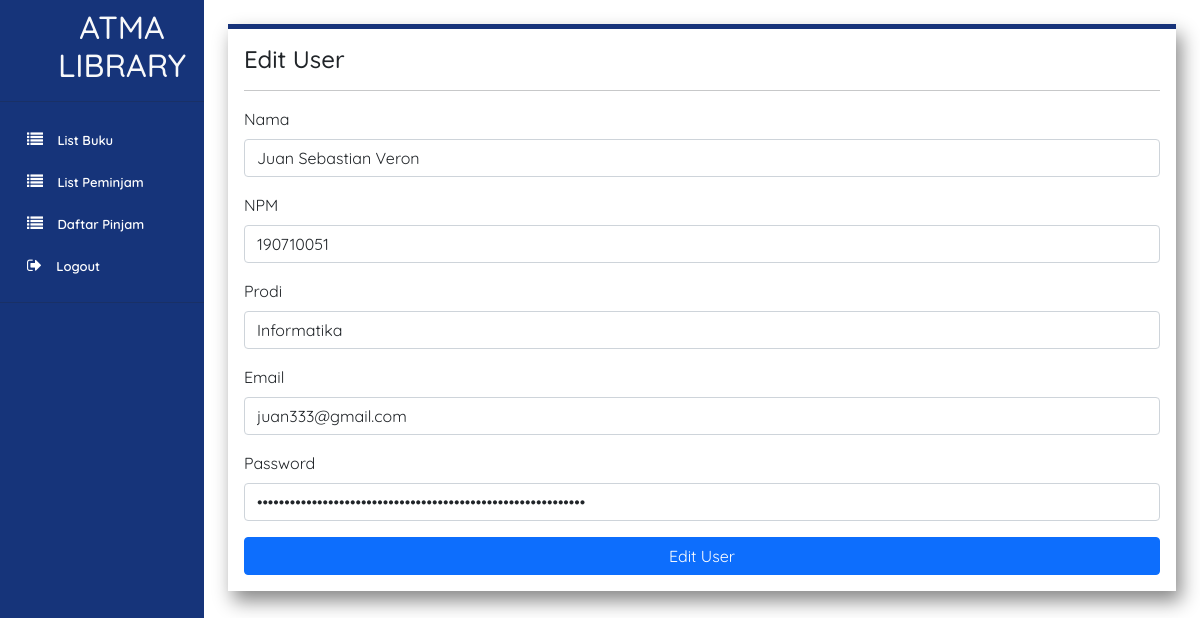
Page /page/editUser.php?id=8 (signed in) on the committed database.
### tables this page shows
CREATE TABLE `peminjam` (
  `id` int(10) NOT NULL,
  `nama` varchar(255) NOT NULL,
  `npm` varchar(255) NOT NULL,
  `prodi` varchar(255) NOT NULL,
  `username` varchar(255) NOT NULL,
  `password` text NOT NULL,
  `email` varchar(255) NOT NULL,
  `verif_code` text NOT NULL,
  `is_verified` tinyint(1) NOT NULL DEFAULT 0
);

### page/editUser.php (the view, shortened to what this page needs)
<?php
    include '../component/sidebar.php';
?>
<?php
    $id = $_GET["id"];
    $sql = mysqli_query($con,"SELECT * FROM peminjam WHERE id='$id'");
    $data = mysqli_fetch_array($sql);
    echo'
    <!doctype html>
<html lang="en">
  <head>
    <link href="https://cdn.jsdelivr.net/npm/bootstrap@5.0.2/dist/css/bootstrap.min.css" rel="stylesheet">
    <link href="style.css" rel="stylesheet">
  </head>
    <div class="container p-3 m-4 h-100" style="background-color: #FFFFFF; border-top: 5px solid #17337A; box-shadow: 5px 10px 18px #888888;" >
        <h4 >Edit User</h4>
        <hr>
        <form action="../process/editUserProcess.php?id='.$data['id'].'" method="post">
        <div class="mb-3">
                <label for="nama" class="form-label">Nama</label>
                <input type="text"class="form-control" id="nama" required name="nama" aria-describedby="emailHelp" placeholder="Nama" value = "'.$data['nama'].'">
            </div>
            <div class="mb-3">
                <label for="npm" class="form-label">NPM</label>
                <input type="text" class="form-control" id="npm" required name="npm" aria-describedby="emailHelp" placeholder="NPM" value = "'.$data['npm'].'">
            </div>
            <div class="mb-3">
                <label for="prodi" class="form-label">Prodi</label>
                <input type="text" class="form-control" id="prodi" required name="prodi" aria-describedby="emailHelp" placeholder="Prodi" value = "'.$data['prodi'].'">
            </div>
            <div class="mb-3">
                <label for="email" class="form-label">Email</label>
                <input type="text" class="form-control" id="email" required name="email" aria-describedby="emailHelp" placeholder="Email" value = "'.$data['email'].'">
            </div>
            <div class="mb-3">
                <label for="password" class="form-label">Password</label>
                <input type="password" class="form-control" id="password" required name="password" aria-describedby="emailHelp" placeholder="Password" value = "'.$data['password'].'">
            </div>
            <div class="d-grid gap-2">
                <button type="submit" class="btn btn-primary" name="editUser">Edit User</button>
            </div>
        </form>
    </div>
    </aside>
</body>
</html>'
?>

### style.css (style rules this page uses)
* { font-family: 'Quicksand', sans-serif; }

### component/sidebar.php (style rules this page uses)
* { font-family: "Quicksand", sans-serif; }

### rows in the picture
peminjam: nama "Juan Sebastian Veron", npm "190710051", prodi "Informatika", email "juan333@gmail.com"
